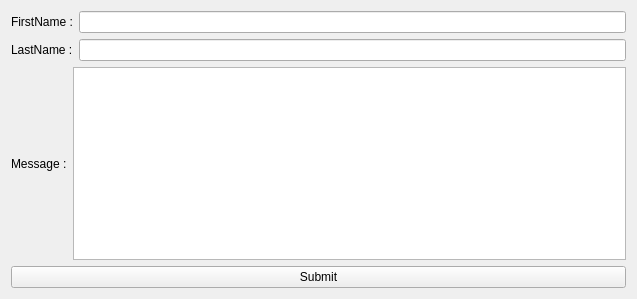
<?xml version="1.0" encoding="UTF-8"?>
<ui version="4.0">
 <class>Widget</class>
 <widget class="QWidget" name="Widget">
  <property name="geometry">
   <rect>
    <x>0</x>
    <y>0</y>
    <width>637</width>
    <height>299</height>
   </rect>
  </property>
  <property name="windowTitle">
   <string>Widget</string>
  </property>
  <layout class="QVBoxLayout" name="verticalLayout">
   <item>
    <layout class="QHBoxLayout" name="horizontalLayout_3">
     <item>
      <widget class="QLabel" name="label">
       <property name="text">
        <string>FirstName :</string>
       </property>
      </widget>
     </item>
     <item>
      <widget class="QLineEdit" name="FirstNameLineEdit"/>
     </item>
    </layout>
   </item>
   <item>
    <layout class="QHBoxLayout" name="horizontalLayout_2">
     <item>
      <widget class="QLabel" name="label_2">
       <property name="text">
        <string>LastName :</string>
       </property>
      </widget>
     </item>
     <item>
      <widget class="QLineEdit" name="LastNameLineEdit"/>
     </item>
    </layout>
   </item>
   <item>
    <layout class="QHBoxLayout" name="horizontalLayout">
     <item>
      <widget class="QLabel" name="label_3">
       <property name="text">
        <string>Message :</string>
       </property>
      </widget>
     </item>
     <item>
      <widget class="QTextEdit" name="messageTextEdit"/>
     </item>
    </layout>
   </item>
   <item>
    <widget class="QPushButton" name="SubmitButton">
     <property name="text">
      <string>Submit</string>
     </property>
    </widget>
   </item>
  </layout>
 </widget>
 <resources/>
 <connections/>
</ui>
